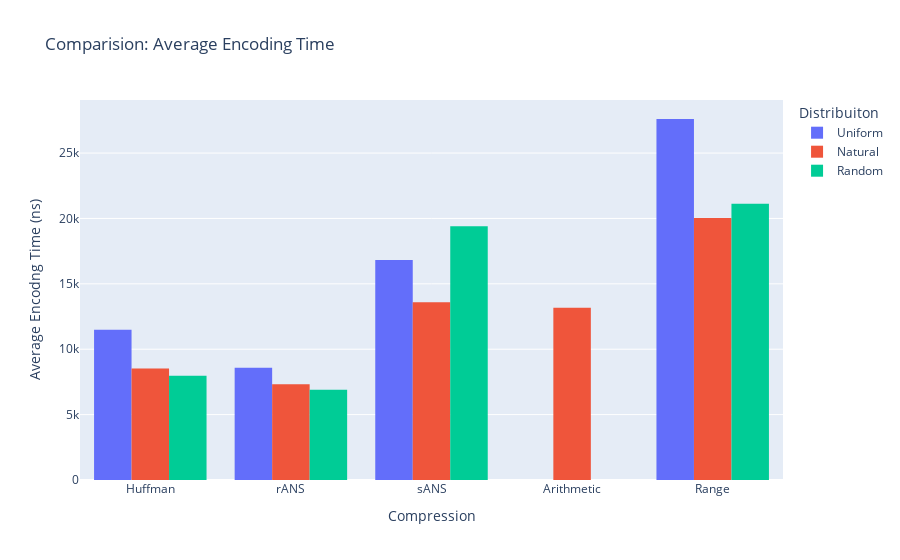

This figure's notebook cell:
### Code cell
import plotly.express as px
df = ex_time_df
fig = px.histogram(df, x="Compression", y="Average Encoding Time",
             color='Distribuiton', barmode='group',title="Comparision: Average Encoding Time")
fig.update_layout( yaxis_title="Average Encodng Time (ns)" )

fig.show()

### Figure 1 — Plotly figure (JSON) as saved in the notebook; plotly's stock layout.template omitted (floating-point values rounded to 4 significant figures)
{"data": [{"alignmentgroup": "True", "bingroup": "x", "histfunc": "sum", "hovertemplate": "Distribuiton=Uniform<br>Compression=%{x}<br>sum of Average Encoding Time=%{y}<extra></extra>", "legendgroup": "Uniform", "marker": {"color": "#636efa", "pattern": {"shape": ""}}, "name": "Uniform", "offsetgroup": "Uniform", "orientation": "v", "showlegend": true, "type": "histogram", "x": ["Huffman", "rANS", "sANS", "Arithmetic", "Range"], "xaxis": "x", "y": [11490.0, 8583, 16820.0, null, 27604], "yaxis": "y"}, {"alignmentgroup": "True", "bingroup": "x", "histfunc": "sum", "hovertemplate": "Distribuiton=Natural<br>Compression=%{x}<br>sum of Average Encoding Time=%{y}<extra></extra>", "legendgroup": "Natural", "marker": {"color": "#EF553B", "pattern": {"shape": ""}}, "name": "Natural", "offsetgroup": "Natural", "orientation": "v", "showlegend": true, "type": "histogram", "x": ["Huffman", "rANS", "sANS", "Arithmetic", "Range"], "xaxis": "x", "y": [8532.0, 7312.0, 13590.0, 13170.0, 20030.0], "yaxis": "y"}, {"alignmentgroup": "True", "bingroup": "x", "histfunc": "sum", "hovertemplate": "Distribuiton=Random<br>Compression=%{x}<br>sum of Average Encoding Time=%{y}<extra></extra>", "legendgroup": "Random", "marker": {"color": "#00cc96", "pattern": {"shape": ""}}, "name": "Random", "offsetgroup": "Random", "orientation": "v", "showlegend": true, "type": "histogram", "x": ["Huffman", "rANS", "sANS", "Arithmetic", "Range"], "xaxis": "x", "y": [7980.0, 6906.0, 19410.0, null, 21130.0], "yaxis": "y"}], "layout": {"barmode": "group", "legend": {"title": {"text": "Distribuiton"}, "tracegroupgap": 0}, "title": {"text": "Comparision: Average Encoding Time"}, "xaxis": {"anchor": "y", "domain": [0, 1], "title": {"text": "Compression"}}, "yaxis": {"anchor": "x", "domain": [0, 1], "title": {"text": "Average Encodng Time (ns)"}}}}
